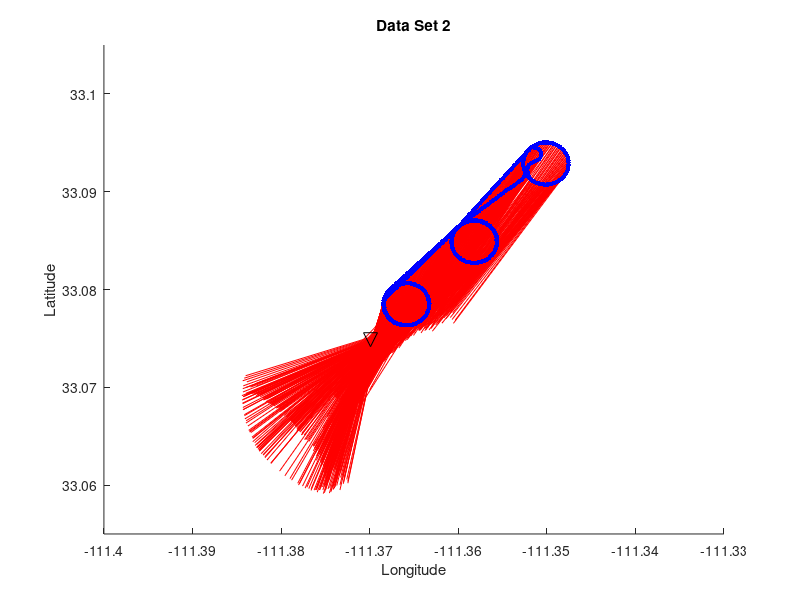

Recreate this plot in MATLAB.
function [] = set2(start, duration, figureCheck)
%First Circle: start = 1 | duration = 80
%Repeat First Circle: start = 81 | duration = 153
%First Line: start = 154 | duration = 210
%Second Circle: start = 211 | duration = 282
%Second Line: start = 283 | duration = 337
%Third Circle: start = 338 | duration = 408 
%Repetition Point:
%Third Circle Squiggle: start = 409 | duration = 432 
%Repeat Third Circle: start = 433 | duration = 498
%Repeat Second Line: start = 499 | duration = 543
%Repeat Second Circle: start = 544 | duration = 617
%Repeat First Line: start = 618 | duration  = 667
%Third Repeat of First Circle: start = 668 | duration = 746
%Partial Fourth Repeat of First Circle: start = 747 | duration = 772
clc; load('set2data.mat'); 
if nargin < 1
    duration = dataPoints;
    start = 1;
    figureCheck = 1;
end

if figureCheck
    figure();
end
hold on; title('Data Set 2');
%Plots Line of Bearings
for j = start: duration
    startPoint = [PlatLon(j) PlatLat(j)];
    leng = 0.02;
    x2 = startPoint(1) + (leng*cosd(theta(j)));
    y2 = startPoint(2) + (leng*sind(theta(j)));
    endPoint = [x2 y2];
    x = [startPoint(1) endPoint(1)];
    y = [startPoint(2) endPoint(2)];
    plot(x', y','r');
end
plot(transmitterLocation(1),transmitterLocation(2), '-vk','MarkerSize',10);
%Plots Receiver Points
for j = start: duration
    plot(PlatLon(j), PlatLat(j), '.b', 'MarkerSize', 10);
end
axis([-111.40, -111.33, 33.055, 33.105]);
xlabel('Longitude'); ylabel('Latitude');
